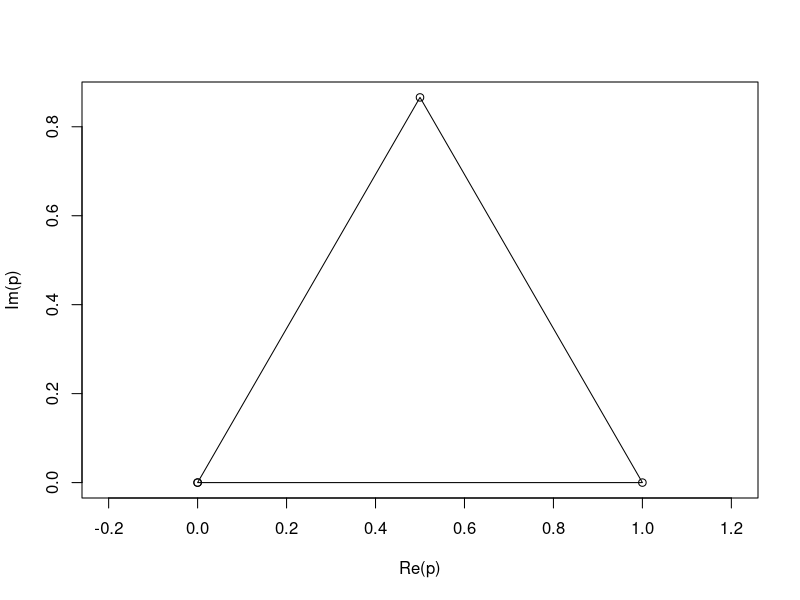

Recreate this plot in R.
p_str <- "
x,y
0,0
1,0
0.5,0.866
0,0
"
p <- read.csv(text = p_str, header = TRUE)
p <- p$x + p$y * 1i
plot(p, type = "o", asp = 1)
